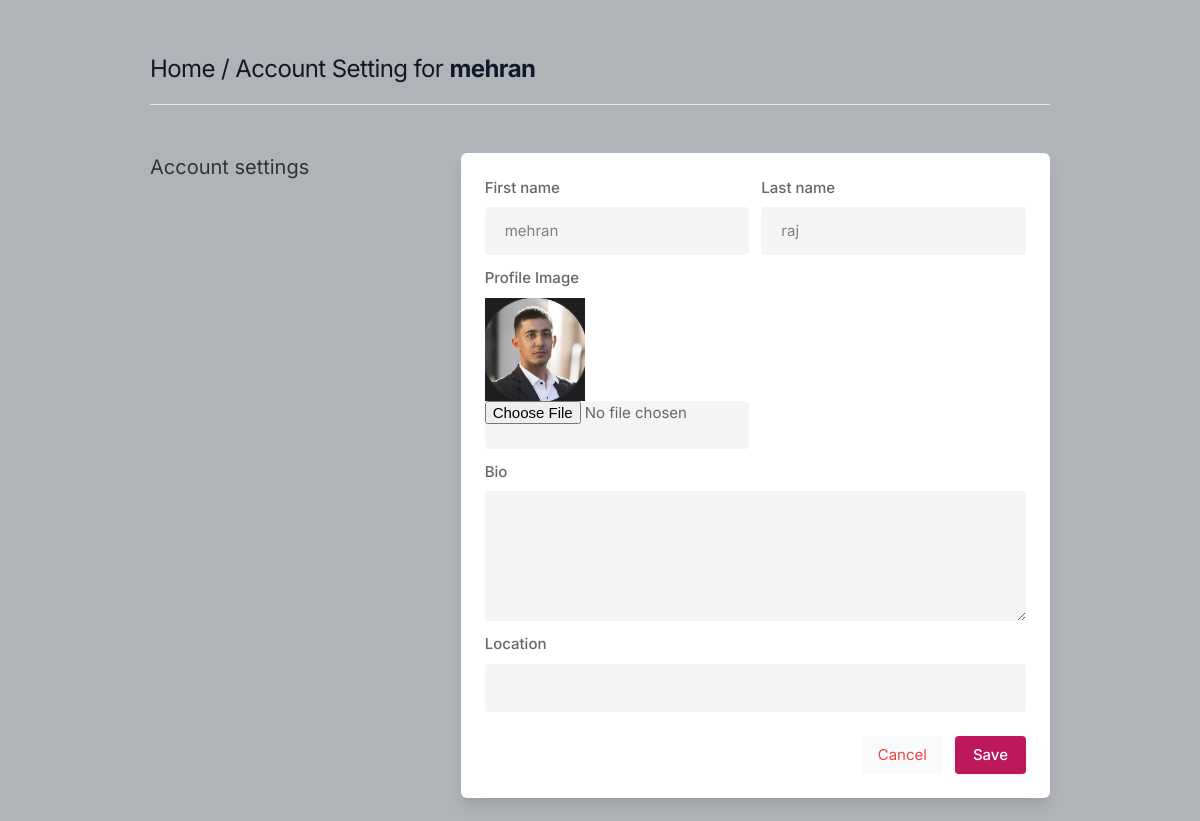
Page /settings/ (signed in) on the committed database.
### main/models.py (models this page shows, shortened)
class Profile(models.Model):
    user = models.ForeignKey(User, on_delete=models.CASCADE)
    id_user = models.IntegerField()
    first_name = models.CharField(max_length=100 , default='first_name')
    last_name = models.CharField(max_length=100, default='last_name')
    bio = models.TextField(blank=True)
    profileimg = models.ImageField(upload_to='profile_images' , default='default_pic.png')
    location = models.CharField(max_length= 100, blank= True)

### main/views.py (the view, shortened to what this page needs)
# urls.py: path('settings/', views.settings, name='settings'),
@login_required(login_url='login')
def settings(request):
    user_profile = Profile.objects.get(user=request.user)
    return render(request, 'setting.html', {'user_profile': user_profile})

### templates/setting.html (shortened to what this page needs)
{% load static %}
<!DOCTYPE html>
<html lang="en">
<head>
    <link rel="stylesheet" href="{% static 'assets/css/icons.css' %}">
    <link rel="stylesheet" href="{% static 'assets/css/uikit.css' %}">
    <link rel="stylesheet" href="{% static 'assets/css/style.css' %}">
    <link rel="stylesheet" href="{% static 'assets/css/tailwind.css' %}">
</head>
<body>
            <div class="container m-auto">
                <h1 class="text-2xl leading-none text-gray-900 tracking-tight mt-3"><a href="/">Home</a> / Account Setting for <b>{{user}}</b> </h1>
                <br>
                <hr>
                <div class="grid lg:grid-cols-3 mt-12 gap-8">
                    <div>
                        <h3 class="text-xl mb-2"> Account settings</h3>
                    </div>
                    <div class="bg-white rounded-md lg:shadow-lg shadow col-span-2">
                    <form action="" method="POST" enctype="multipart/form-data">
                       <div class="grid grid-cols-2 gap-3 lg:p-6 p-4">
                           <div>
                               <label for=""> First name</label>
                               <input type="text" name="first_name" value="{{user_profile.first_name}}" class="shadow-none bg-gray-100">
                           </div>
                           <div>
                               <label for=""> Last name</label>
                               <input type="text" name="last_name" value="{{user_profile.last_name}}" class="shadow-none bg-gray-100">
                            </div>
                            <div>
                                <label for=""> Profile Image</label>
                                <img src="{{user_profile.profileimg.url}}" height="100" width="100">
                                <input type="file" name="image" class="shadow-none bg-gray-100">
                             </div>
                            <div class="col-span-2">
                                <label for="about">Bio</label>
                                <textarea id="bio" name="bio" rows="3"  class="shadow-none bg-gray-100">{{user_profile.bio}}</textarea>
                            </div>
                            <div class="col-span-2">
                                <label for=""> Location</label>
                                <input type="text" name="location" value="{{user_profile.location}}" class="shadow-none bg-gray-100">
                            </div>
                       </div>
                       <div class="bg-gray-10 p-6 pt-0 flex justify-end space-x-3">
                           <button class="p-2 px-4 rounded bg-gray-50 text-red-500"> <a href="/">Cancel</a> </button>
                           <button type="submit" class="button bg-blue-700"> Save </button>
                       </div>
                    </div>
                    </div>
                    <br>
                </div>
</body>
</html>

### static/assets/css/style.css (style rules this page uses)
body { background-color: #B0B3B8!important; }
button { vertical-align: middle; }
span.button, button.button { background-color: #be185d; top: 0; color: #fff; position: relative; padding: 8px 18px; line-height: 22px; position: relative; font-weight: 500; font-size: 15px; display: inline-block; -webkit-transition: all 0.2s ease-in-out; transition: all 0.2s ease-in-out; cursor: pointer; overflow: hidden; border: none; border-radius: 4px; -webkit-box-shadow: 0 1px 3px rgba(0, 0, 0, 0.1); box-shadow: 0 1px 3px rgba(0, 0, 0, 0.1); }
input { height: 48px; line-height: 48px; padding: 0 20px; outline: none; font-size: 15px; color: #808080; max-width: 100%; width: 100%; -webkit-box-sizing: border-box; box-sizing: border-box; display: block; font-weight: 400; opacity: 1; border-radius: 4px; border: none; -webkit-box-shadow: 0 1px 4px 0px rgba(0, 0, 0, 0.12); box-shadow: 0 1px 4px 0px rgba(0, 0, 0, 0.12); }
input[type="text"], input[type="password"], input[type="email"], input[type="number"] { height: 48px; line-height: 48px; padding: 0 20px; outline: none; font-size: 15px; color: #808080; max-width: 100%; width: 100%; -webkit-box-sizing: border-box; box-sizing: border-box; display: block; font-weight: 400; opacity: 1; border-radius: 4px; border: none; -webkit-box-shadow: 0 1px 4px 0px rgba(0, 0, 0, 0.12); box-shadow: 0 1px 4px 0px rgba(0, 0, 0, 0.12); }
textarea { height: 48px; line-height: 48px; padding: 0 20px; outline: none; font-size: 15px; color: #808080; margin: 0 0 16px 0; max-width: 100%; width: 100%; -webkit-box-sizing: border-box; box-sizing: border-box; display: block; background-color: #fff; font-weight: 500; opacity: 1; border-radius: 4px; border: none; -webkit-box-shadow: 0 1px 4px 0px rgba(0, 0, 0, 0.12); box-shadow: 0 1px 4px 0px rgba(0, 0, 0, 0.12); }
input { -webkit-transition: all 0.1s ease-in-out; transition: all 0.1s ease-in-out; }
::placeholder { color: #808080; opacity: 1; }
textarea { height: auto; line-height: 27px; padding: 20px; min-height: 130px; -webkit-transition: none !important; transition: none !important; min-width: 100%; }
label, legend { display: block; font-weight: bold; font-size: 15px; font-weight: 500; margin-bottom: 8px; }
button { border: none; margin: 0; padding: 0; width: auto; overflow: visible; background: transparent; color: inherit; font: inherit; line-height: normal; cursor: pointer; }
a { color: #be185d; -webkit-transition: 0.3s; transition: 0.3s; outline: none !important; }
button { outline: none !important; }
img { max-width: 100%; }
body { color: #666; font-size: 15px; line-height: 27px; background-color: #f0f2f5; font-family: "Inter", sans-serif; text-transform: none; }
h1, h2, h3, h4, h5, h6 { font-family: "Inter", sans-serif; text-transform: none; }
input[type="text"], input[type="password"], input[type="email"] { font-family: "Inter", sans-serif; text-transform: none; }
textarea, select { font-family: "Inter", sans-serif; text-transform: none; }
button, body .pac-container { font-family: "Inter", sans-serif; text-transform: none; }
h1, h2, h3, h4, h5, h6 { color: #333; font-weight: 500; margin: 0; padding: 0; }
h1 { font-size: 32px; }
h3 { font-size: 22px; }
b, strong { font-weight: 700 !important; }
@media (min-width: 1024px) { .container { max-width: 900px !important; padding-top: 45px; } }
.shadow-none { -webkit-box-shadow: none !important; box-shadow: none !important; }

### rows in the picture
Profile: first_name "mehran", last_name "raj", profileimg (picture)

### other values in the picture
{{ user }} "mehran"
